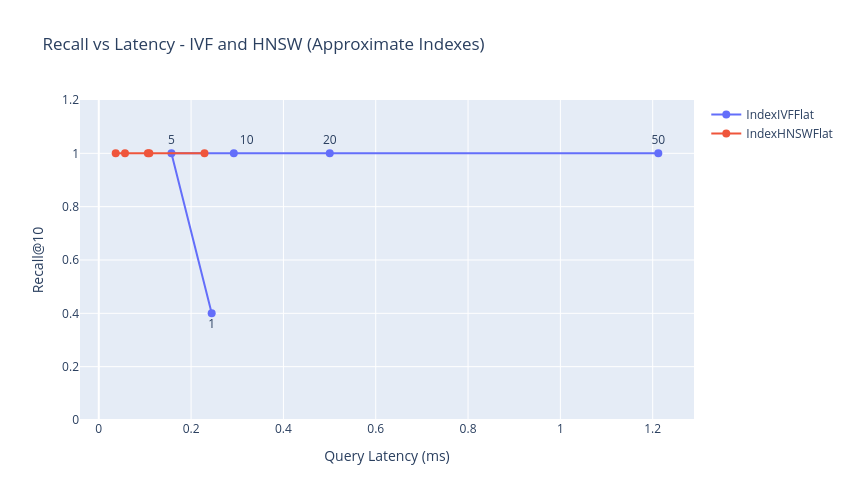
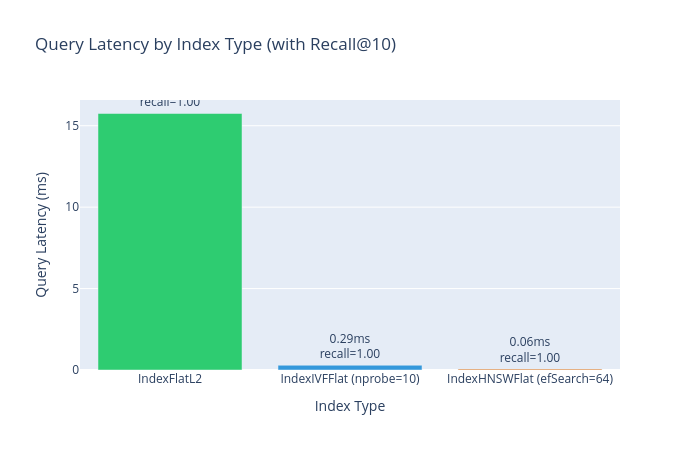

The notebook cell these images were saved under, in order:
### Code cell
# Chart 1 - Recall vs Latency for approximate indexes
fig1 = go.Figure()

fig1.add_trace(go.Scatter(
    x = df_ivf["latency_ms"],
    y = df_ivf["recall"],
    mode = "lines+markers+text",
    name = "IndexIVFFlat",
    text = [str(r) for r in df_ivf["nprobe"]],
    textposition = ["bottom center", "top center", "top right", "top center", "top center"],
    marker = {"size": 8},
))

fig1.add_trace(go.Scatter(
    x = df_hnsw["latency_ms"],
    y = df_hnsw["recall"],
    mode = "lines+markers",
    name = "IndexHNSWFlat",
    marker = {"size": 8},
))

fig1.update_layout(
    title = "Recall vs Latency - IVF and HNSW (Approximate Indexes)",
    xaxis_title = "Query Latency (ms)",
    yaxis_title = "Recall@10",
    yaxis = {"range": [0, 1.2]},
    width = 850,
    height = 500,
)
fig1.show()

# Chart 2 - Latency comparison across all three index types
fig2 = go.Figure()

index_names = ["IndexFlatL2", "IndexIVFFlat\n(nprobe=10)", "IndexHNSWFlat\n(efSearch=64)"]
latencies   = [
    latency_flat,
    df_ivf[df_ivf["nprobe"] == 10]["latency_ms"].values[0],
    df_hnsw[df_hnsw["efSearch"] == 64]["latency_ms"].values[0],
]
recalls = [
    1.0,
    df_ivf[df_ivf["nprobe"] == 10]["recall"].values[0],
    df_hnsw[df_hnsw["efSearch"] == 64]["recall"].values[0],
]

fig2.add_trace(go.Bar(
    x = index_names,
    y = latencies,
    name = "Latency (ms)",
    marker_color = ["#2ecc71", "#3498db", "#e67e22"],
    text = [f"{l:.2f}ms<br>recall={r:.2f}" for l, r in zip(latencies, recalls)],
    textposition = "outside",
))

fig2.update_layout(
    title = "Query Latency by Index Type (with Recall@10)",
    xaxis_title = "Index Type",
    yaxis_title = "Query Latency (ms)",
    width = 700,
    height = 450,
    showlegend = False,
)
fig2.show()

### Figure 1 — Plotly figure (JSON) as saved in the notebook; plotly's stock layout.template omitted (floating-point values rounded to 4 significant figures)
{"data": [{"marker": {"size": 8}, "mode": "lines+markers+text", "name": "IndexIVFFlat", "text": ["1", "5", "10", "20", "50"], "textposition": ["bottom center", "top center", "top right", "top center", "top center"], "type": "scatter", "x": [0.2446, 0.1574, 0.2925, 0.5004, 1.212], "y": [0.4, 1.0, 1.0, 1.0, 1.0]}, {"marker": {"size": 8}, "mode": "lines+markers", "name": "IndexHNSWFlat", "type": "scatter", "x": [0.1063, 0.03667, 0.05685, 0.1096, 0.2291], "y": [1.0, 1.0, 1.0, 1.0, 1.0]}], "layout": {"height": 500, "title": {"text": "Recall vs Latency - IVF and HNSW (Approximate Indexes)"}, "width": 850, "xaxis": {"title": {"text": "Query Latency (ms)"}}, "yaxis": {"range": [0, 1.2], "title": {"text": "Recall@10"}}}}

### Figure 2 — Plotly figure (JSON) as saved in the notebook; plotly's stock layout.template omitted (floating-point values rounded to 4 significant figures)
{"data": [{"marker": {"color": ["#2ecc71", "#3498db", "#e67e22"]}, "name": "Latency (ms)", "text": ["15.75ms<br>recall=1.00", "0.29ms<br>recall=1.00", "0.06ms<br>recall=1.00"], "textposition": "outside", "type": "bar", "x": ["IndexFlatL2", "IndexIVFFlat\n(nprobe=10)", "IndexHNSWFlat\n(efSearch=64)"], "y": [15.75, 0.2925, 0.05685]}], "layout": {"height": 450, "showlegend": false, "title": {"text": "Query Latency by Index Type (with Recall@10)"}, "width": 700, "xaxis": {"title": {"text": "Index Type"}}, "yaxis": {"title": {"text": "Query Latency (ms)"}}}}
